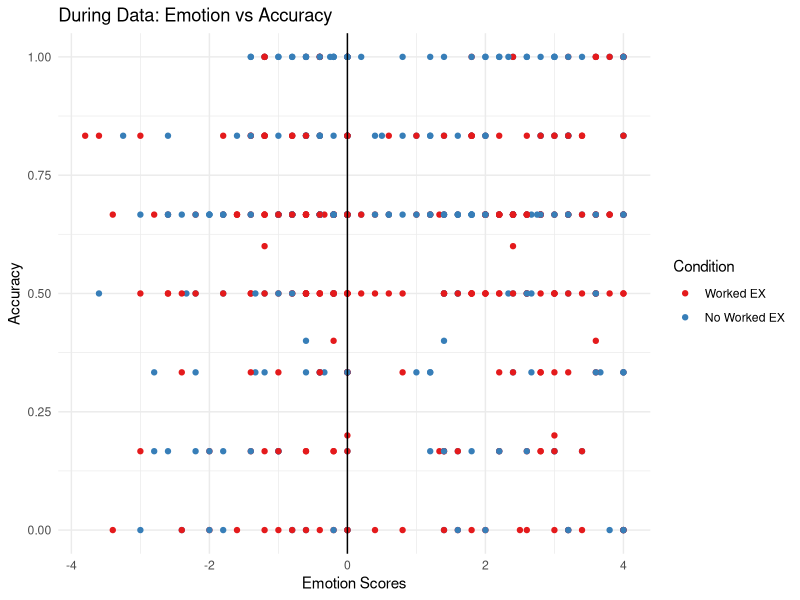
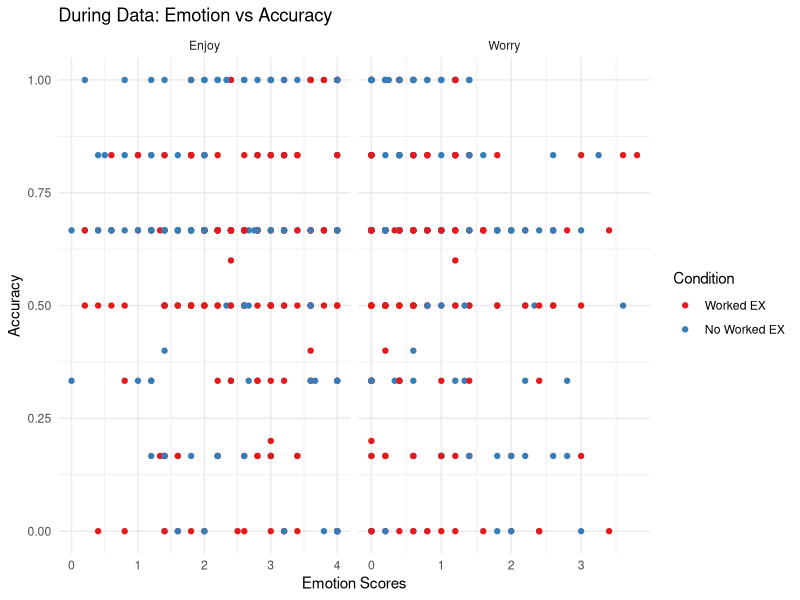
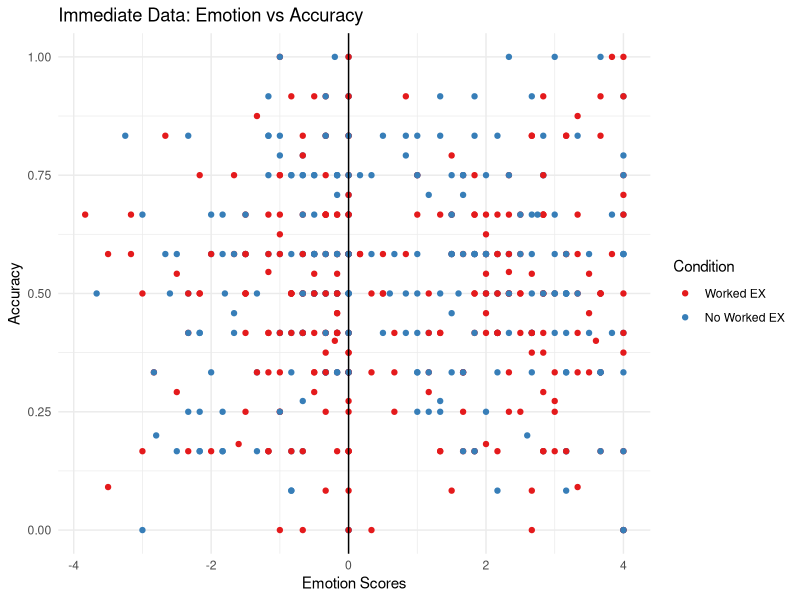
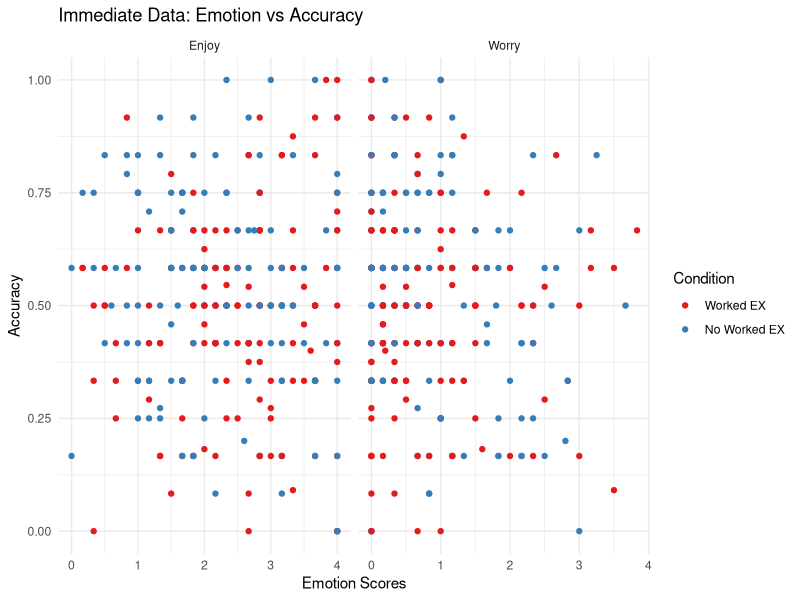
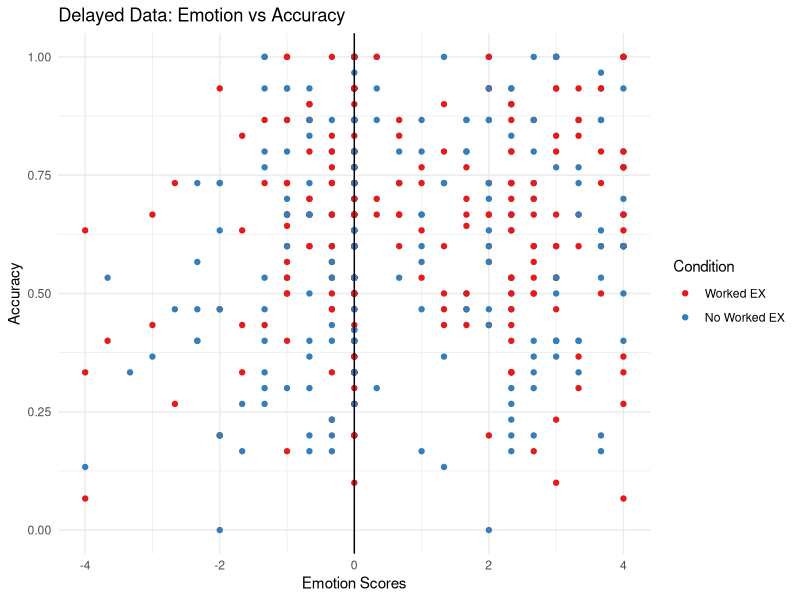
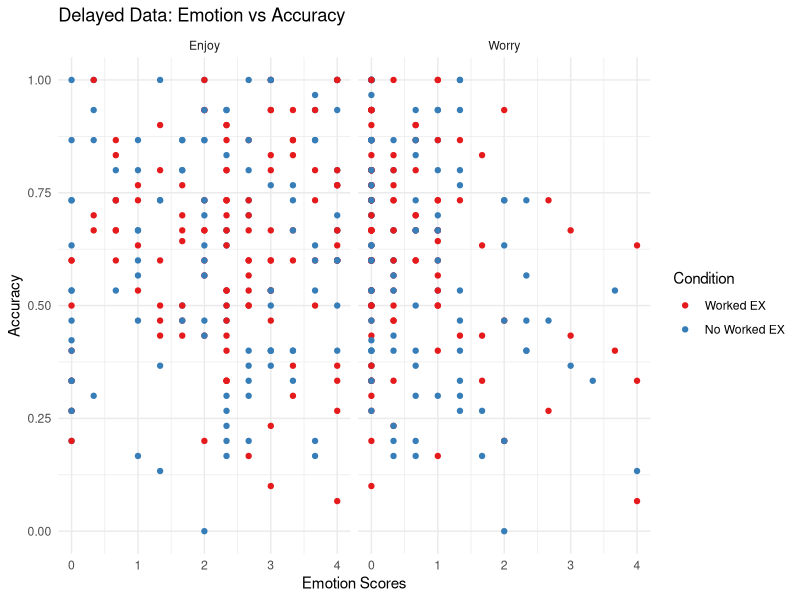
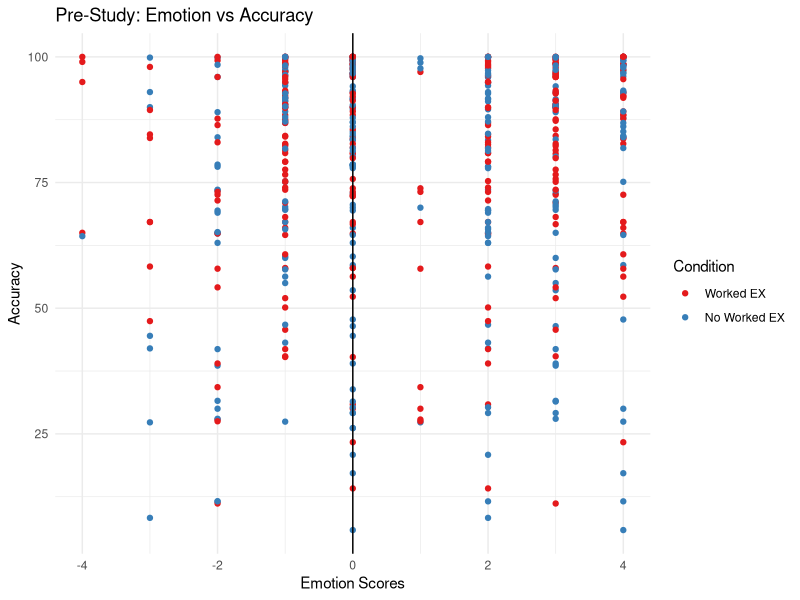
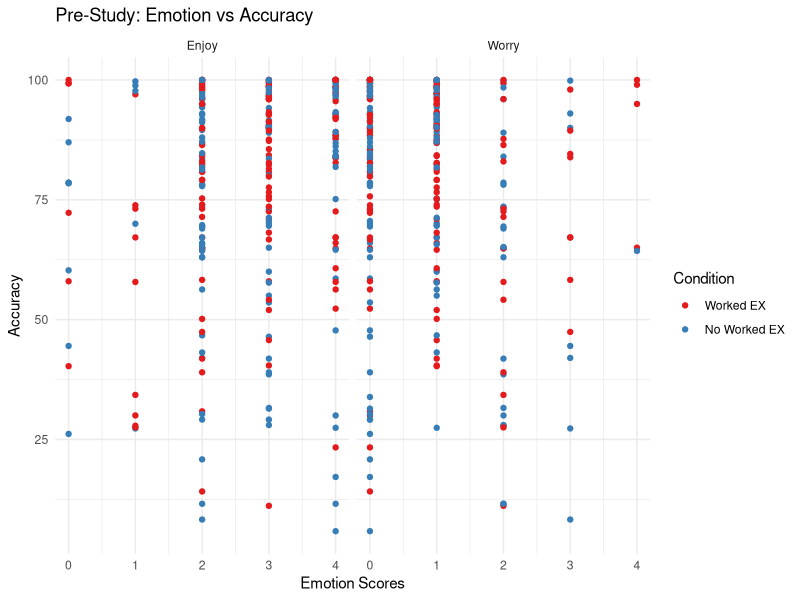

Here is the R script that generated these plots, in order:
## ---- chunk 1
knitr::opts_chunk$set(echo = TRUE)
## ---- chunk 2
library(dplyr)
library(tidyverse)
## ---- chunk 3
mathCOVID <- readxl::read_excel('../data/KidsCOVID_Winter21_raw data.xlsx')
## ---- chunk 4
# Omitting rows with NA values from data
df_nd <- mathCOVID %>% 
          mutate(drop = replace_na(drop, 0)) %>% 
          filter(drop != 1) %>% 
          mutate("id"= row_number(), .before = drop )
head(df_nd)
## ---- chunk 5
df <- df_nd %>% 
    select("id", "Condition", "Sex", "Base_Enjoy", "Base_Worry", 
            "During_OverallAcc", "During_HOT", "DurImm_OverallAcc", "DurImm_HOT",
            "Del_OverallAcc", "Del_acc", "Del_HOT",
           "Understand_avg", "PaidAttn_avg", 
           "SI_1","SI_2","SI_3","SI_4","SI_5","SI_6","SI_7","SI_8","SI_9","SI_10",
           "SI_avg")
head(df)
## ---- chunk 6
# Emotion dataset: Enjoy/Worry with Mind Wandering and Understanding Factors
emotion_df <- df_nd %>% select("id","Condition", "Sex", contains("Enjoy"), contains("Worry")) %>% mutate(pre  = Base_Enjoy - Base_Worry,
              emotion0 = Enjoy_0 - Worry_0,
              emotion1 = Enjoy_1 - Worry_1,
              emotion2 = Enjoy_2 - Worry_2,
              emotion3 = Enjoy_3 - Worry_3,
              emotion4d = D_Enjoy_1 - D_Worry_1,
              emotion5d = D_Enjoy_2 - D_Worry_2,
              emotion6d = D_Enjoy_3 - D_Worry_3,
              emotion_dur_avg = Enjoy_During_avg - Worry_During_avg,
              emotion_imm_avg = Enjoy_Imm_avg - Worry_Imm_avg,
              emotion_durI_avg = Enjoy_DurImm_avg - Worry_DurImm_avg,
              emotion_del_avg = Enjoy_Del_avg - Worry_Del_avg)
mw_under <- df_nd %>% select("MW_day1_avg", "MW_day2_avg", contains("under"))
emotion_df = cbind(emotion_df, mw_under)
head(emotion_df)
## ---- chunk 7
# Create a table with: id, condition z, Y(1), Y(0), and causal effect Y(1) - Y(0)
mw_under_avg_cond <- emotion_df %>% select("id","Condition", "Sex", contains("MW"), contains("under")) %>% 
  #filter(Condition == 1) #%>% 
  group_by(Condition) %>% summarize(mw = mean(MW_day1_avg, na.rm = TRUE), 
                                    understanding = mean(Understand_avg, na.rm = TRUE)) %>% mutate(Condition = c("Worked EX","No Worked EX"))
mw_under_avg_cond
## ---- chunk 8
df_t <- data.frame(t(mw_under_avg_cond)) %>% slice(2:3)
SPF <- df_t %>% mutate(SPF = as.numeric(X1) - as.numeric(X2)) %>% select("SPF")
SPF
## ---- chunk 9
acc <- df_nd %>% select(During_OverallAcc,DurImm_OverallAcc, Del_OverallAcc)
emotion_df2 <- emotion_df %>% select(id, Condition,Sex,Base_Enjoy,Base_Worry, contains("avg")) %>% 
          select(-c(Worry_Imm_avg, Enjoy_Imm_avg, emotion_imm_avg))
emotion_df2 <- cbind(emotion_df2, acc)
## ---- chunk 10
enjoy <- emotion_df2 %>% select(1:4, 6:8, 15:20) %>% mutate(emotion = "Enjoy")
worry <- emotion_df2 %>% select(1:3, Base_Worry, 9:11, 15:20) %>% mutate(emotion = "Worry")
col_names <- c("id","cond", "sex", "pre","dur", "durI","del","mw1","mw2","under","dur_acc", "durI_acc", "del_acc","emotion" )
colnames(enjoy) <- col_names
colnames(worry) <- col_names
worry2 <- worry %>% mutate(pre = -pre, dur = -dur, durI = -durI, del = -del)  
## ---- chunk 11
rbind(enjoy, worry2) %>% 
  ggplot(aes(x = dur, y = dur_acc, color = cond)) + geom_point() + 
  geom_vline(xintercept = 0) + theme_minimal() + 
  labs(title = "During Data: Emotion vs Accuracy", x = "Emotion Scores", y = "Accuracy", color = "Condition") + 
  scale_color_brewer(palette="Set1", labels = c("Worked EX", "No Worked EX")) 
rbind(worry, enjoy) %>% 
  ggplot(aes(x = dur, y = dur_acc, color = cond)) + geom_point() +
  facet_grid(.~emotion, scales = "free", labeller = labeller(enjoy = "Enjoy", worry = "Worry")) +
  theme_minimal() + 
  labs(title = "During Data: Emotion vs Accuracy", x = "Emotion Scores", y = "Accuracy", color = "Condition") + 
  scale_color_brewer(palette="Set1", labels = c("Worked EX", "No Worked EX"))
## ---- chunk 12
rbind(enjoy, worry2) %>% 
  ggplot(aes(x = durI, y = durI_acc, color = cond)) + geom_point() + 
  geom_vline(xintercept = 0) + theme_minimal() + 
  labs(title = "Immediate Data: Emotion vs Accuracy", x = "Emotion Scores", y = "Accuracy", color = "Condition") + 
  scale_color_brewer(palette="Set1", labels = c("Worked EX", "No Worked EX")) 
rbind(worry, enjoy) %>% 
  ggplot(aes(x = durI, y = durI_acc, color = cond)) + geom_point() +
  facet_grid(.~emotion, scales = "free", labeller = labeller(enjoy = "Enjoy", worry = "Worry")) +
  theme_minimal() + 
  labs(title = "Immediate Data: Emotion vs Accuracy", x = "Emotion Scores", y = "Accuracy", color = "Condition") + 
  scale_color_brewer(palette="Set1", labels = c("Worked EX", "No Worked EX"))
## ---- chunk 13
rbind(enjoy, worry2) %>% 
  ggplot(aes(x = del, y = del_acc, color = cond)) + geom_point() + 
  geom_vline(xintercept = 0) + theme_minimal() + 
  labs(title = "Delayed Data: Emotion vs Accuracy", x = "Emotion Scores", y = "Accuracy", color = "Condition") + 
  scale_color_brewer(palette="Set1", labels = c("Worked EX", "No Worked EX")) 
rbind(worry, enjoy) %>% 
  ggplot(aes(x = del, y = del_acc, color = cond)) + geom_point() +
  facet_grid(.~emotion, scales = "free", labeller = labeller(enjoy = "Enjoy", worry = "Worry")) +
  theme_minimal() + 
  labs(title = "Delayed Data: Emotion vs Accuracy", x = "Emotion Scores", y = "Accuracy", color = "Condition") + 
  scale_color_brewer(palette="Set1", labels = c("Worked EX", "No Worked EX"))
## ---- chunk 14
rbind(enjoy, worry2) %>% 
  ggplot(aes(x = pre, y = under, color = cond)) + geom_point() + 
  geom_vline(xintercept = 0) + theme_minimal() + 
  labs(title = "Pre-Study: Emotion vs Accuracy", x = "Emotion Scores", y = "Accuracy", color = "Condition") + 
  scale_color_brewer(palette="Set1", labels = c("Worked EX", "No Worked EX")) 
rbind(worry, enjoy) %>% 
  ggplot(aes(x = pre, y = under, color = cond)) + geom_point() +
  facet_grid(.~emotion, scales = "free", labeller = labeller(enjoy = "Enjoy", worry = "Worry")) +
  theme_minimal() + 
  labs(title = "Pre-Study: Emotion vs Accuracy", x = "Emotion Scores", y = "Accuracy", color = "Condition") + 
  scale_color_brewer(palette="Set1", labels = c("Worked EX", "No Worked EX"))
## ---- chunk 15
pc_df <-  rbind(enjoy, worry) %>% mutate( 
            pc1 = case_when(pre != 0 ~ (pre - dur)/pre,
                             pre == 0 ~ 0),
            pc2 = case_when(pre != 0 ~ (pre - durI)/pre,
                             pre == 0 ~ 0),
            pc3 = case_when(pre != 0 ~ (pre - del)/pre,
                             pre == 0 ~ 0)
            ) %>% select(cond, emotion, contains("pc")) %>% 
            group_by(emotion, cond) %>% summarize(pc1_avg = mean(pc1, na.rm = TRUE), pc2_avg = mean(pc2, na.rm = TRUE), pc3_avg = mean(pc3, na.rm = TRUE)) 
pc1 <- pc_df %>% select(1:3) %>% mutate(period = 1)
pc2 <- pc_df %>% select(1:2,4) %>% mutate(period = 2)
pc3 <- pc_df %>% select(1:2,5) %>% mutate(period = 3)
col_names <-  c("emotion", "cond", "pc", "period")
colnames(pc1) <- col_names
colnames(pc2) <- col_names
colnames(pc3) <- col_names
rbind(pc1,pc2,pc3) %>% ggplot(aes(period,y = pc, color = cond, linetype = emotion)) + 
  geom_line() + geom_point() + theme_minimal() +
  labs(title = "Base Emotion Percent Change", y = "Percent Change",
       color = "Condition", linetype = "Emotion") +
  scale_x_continuous(  breaks = c(1, 2, 3),
  label = c("During", "Immediate", "Delayed")) +
  theme(axis.title.x = element_blank()) + 
  scale_color_brewer(palette="Set1", labels = c("Worked EX", "No Worked EX"))
## ---- chunk 16
rbind(pc1,pc2,pc3) %>% ggplot(aes(period,y = pc, color = cond)) + 
  geom_line() + geom_point() + facet_grid(.~emotion, scales = "free", labeller = labeller(enjoy = "Enjoy", worry = "Worry")) + theme_minimal() +
  labs(title = "Base Emotion Percent Change", y = "Percent Change",
       color = "Condition", linetype = "Emotion") +
  scale_x_continuous(  breaks = c(1, 2, 3),
  label = c("During", "Immediate", "Delayed")) +
  theme(axis.title.x = element_blank(), axis.text.x = element_text(angle = 90, vjust = 0.5, hjust=1)) + 
  scale_color_brewer(palette="Set1", labels = c("Worked EX", "No Worked EX"))
